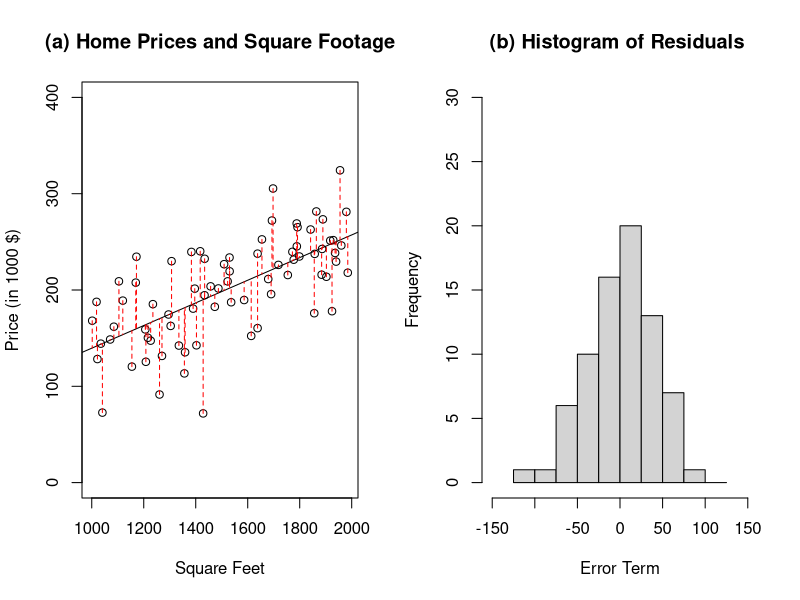
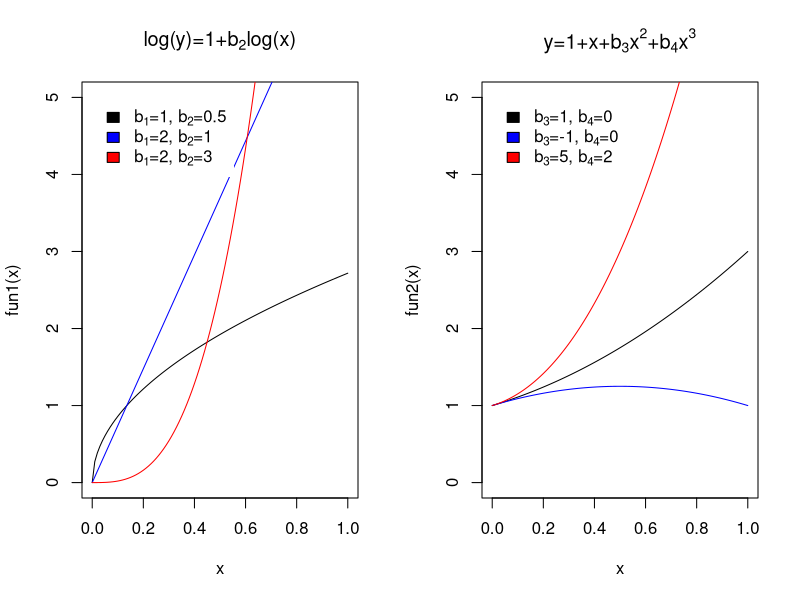
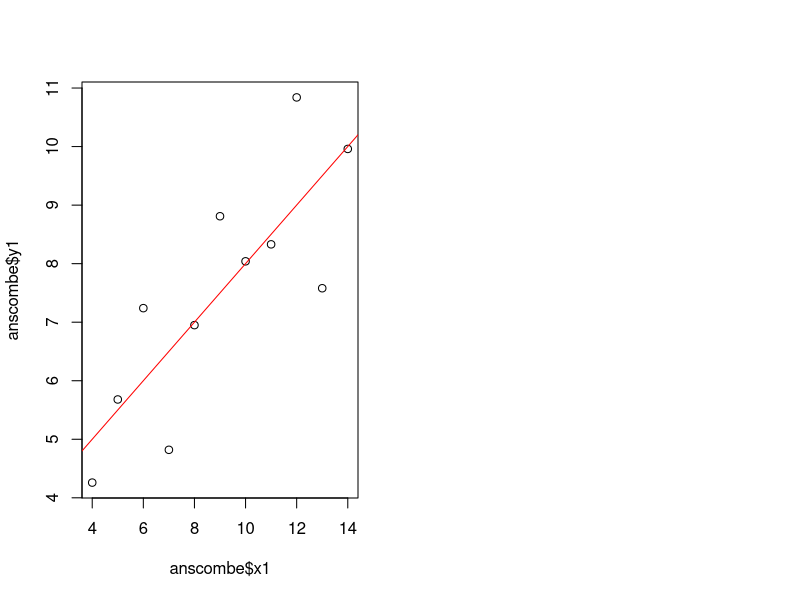

Reproduce these figures in R, in order.
## ---- chunk 1
nobs           = 75
sqft           = runif(n=nobs,min=1000,max=2000)
price          = (50000+100*sqft+rnorm(n=nobs,mean=0,sd=40000))/1000
bhat           = lm(price~sqft)
 par(mfrow=c(1,2))
      plot(sqft,price,ylim=c(0,400),main="(a) Home Prices and Square Footage",
           ylab="Price (in 1000 $)",xlab="Square Feet")
      abline(bhat)
      for(i in 1:nobs){
           segments(sqft[i],price[i],sqft[i],bhat$fitted.values[i],lty=2,col="red")}
      hist(bhat$residuals,main="(b) Histogram of Residuals ",xlab="Error Term",
           xlim=c(-150,150),ylim=c(0,30),breaks = seq(-125,125,25))
rm(bhat,i,nobs,price,sqft)
## ---- chunk 2
fun1 = function(x){exp(b[1]+b[2]*log(x))}
fun2 = function(x){b[1]+b[2]*x+b[3]*x^2+b[4]*x^3}
par(mfrow=c(1,2))
   b         = c(1,0.5)
   main1     = expression("b"[1]*"=1, b"[2]*"=0.5")
   curve(fun1,ylim=c(0,5),main=expression("log(y)=1+b"[2]*"log(x)"))
   b         = c(2,1)
   main2     = expression("b"[1]*"=2, b"[2]*"=1")
   curve(fun1,add=TRUE,col="blue")
   b         = c(3,3)
   main3     = expression("b"[1]*"=2, b"[2]*"=3")
   curve(fun1,add=TRUE,col="red")
legend(0,5,legend=c(main1,main2,main3),fill=c("black","blue","red"),box.lty=0)
   b         = c(1,1,1,0)
   main1     = expression("b"[3]*"=1, b"[4]*"=0")
   curve(fun2,col="black",ylim=c(0,5),main=expression("y=1+x+b"[3]*"x"^2*"+b"[4]*"x"^3))
   b         = c(1,1,-1,0)
   main2     = expression("b"[3]*"=-1, b"[4]*"=0")
   curve(fun2,add=TRUE,col="blue")
   b         = c(1,1,5,2)
   main3     = expression("b"[3]*"=5, b"[4]*"=2")
   curve(fun2,add=TRUE,col="red")
legend(0,5,legend=c(main1,main2,main3),fill=c("black","blue","red"),box.lty=0)
rm(b,main1,main2,main3,fun1,fun2)
## ---- chunk 3
bhat1 = lm(y1~x1,data=anscombe)
summary(bhat1)
## ---- chunk 4
plot(anscombe$x1,anscombe$y1)
abline(bhat1,col="red")
